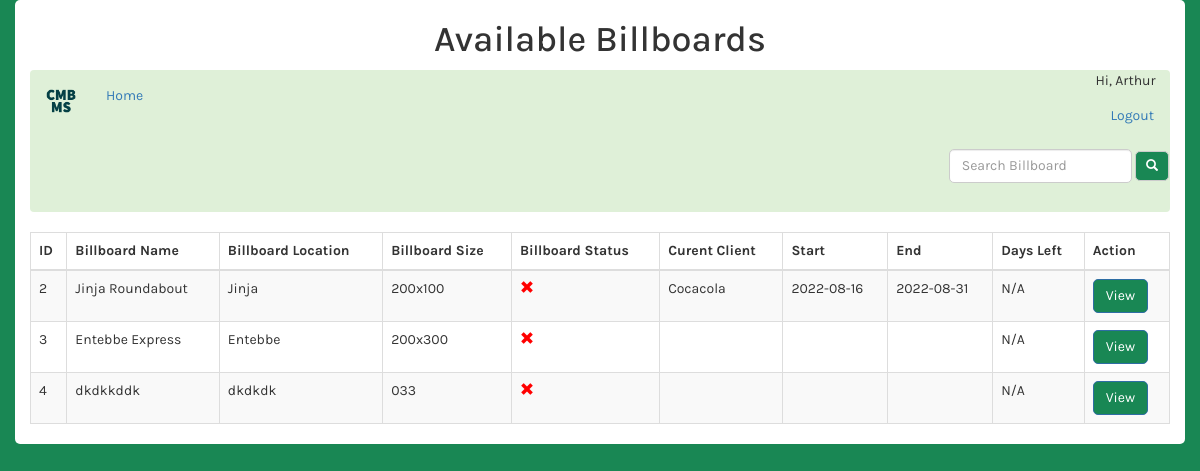
Before: /availableBillboards.php (signed in) with the older database file.
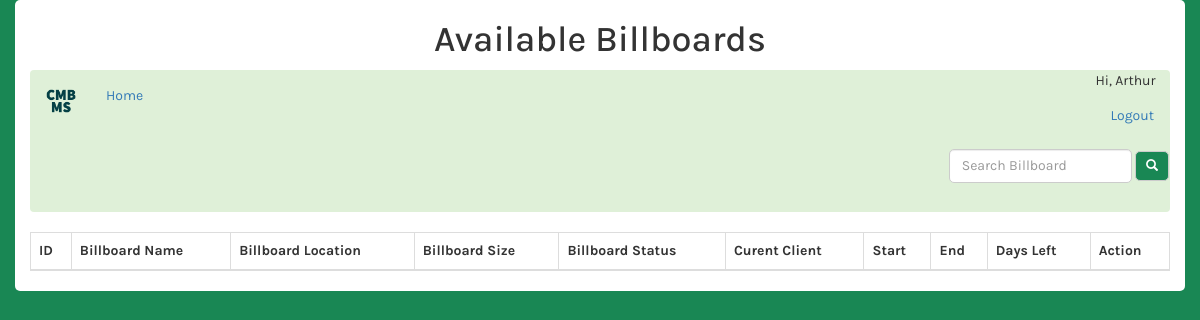
After: the same page with the newer database file.
### tables this page shows
CREATE TABLE users (
        id INTEGER PRIMARY KEY AUTOINCREMENT,
        password CHAR(128) NOT NULL,
        email CHAR(128) NOT NULL,
        firstname CHAR(128) NOT NULL,
        lastname CHAR(128) NOT NULL,
        phonenumber TEXT,
        role TEXT
    );

CREATE TABLE billboards (
    id INTEGER PRIMARY KEY AUTOINCREMENT,
    name CHAR(128) NOT NULL,
    location CHAR(128) NOT NULL,
    size TEXT,
    status TEXT CHECK(status IN ('active', 'inactive')) NOT NULL DEFAULT 'active',
    price INTEGER,
    client TEXT,
    startdate DATE,
    enddate DATE,
    addedby INTEGER, "picture",
    FOREIGN KEY(addedby) REFERENCES users(id)
);

### availableBillboards.php (the view, shortened to what this page needs)
<?php include 'databaseConnection.php';
$sql = "SELECT * FROM billboards WHERE status = 'inactive'";
$stmt = $db->prepare($sql);
$stmt->execute();
$billboards = $stmt->fetchAll(PDO::FETCH_ASSOC);
$sql = "SELECT firstname FROM users WHERE id = :id";
$stmt = $db->prepare($sql);
$stmt->bindParam(':id', $_SESSION['id']);
$stmt->execute();
$firstname = $stmt->fetchColumn();
?>
<!DOCTYPE html>
<html>
<head>
    <link rel="stylesheet" href="https://maxcdn.bootstrapcdn.com/bootstrap/3.3.7/css/bootstrap.min.css">
</head>
<body>
    <div class="container">
        <h1>Available Billboards</h1>
        <nav class="navbar bg-success">
            <div class="container-fluid">
                <div class="navbar-header">
                    <a class="navbar-brand" href="index.php">
                        <img alt="Brand" src="images/logo.png" width="30" height="30">
                    </a>
                </div>
                <ul class="nav navbar-nav">
                    <li><a href="index.php">Home</a></li>
                </ul>
                <ul class="nav navbar-nav navbar-right">
                    <li>
                        <span>Hi, <?php echo $firstname ?></span>
                        <a href="logout.php">Logout</a>
                    </li>
                </ul>
            </div>
            <form class="navbar-form navbar-right" action="search.php" method="POST">
                <div class="form-group">
                    <input type="text" class="form-control" placeholder="Search Billboard" name="search">
                    <button type="submit" class="btn btn-default btn-sm">
                        <span class="glyphicon glyphicon-search"></span>
                    </button>
                </div>
            </form>
        </nav>
        <div class="col">
            <div>
                <table class="table table-striped table-bordered">
                    <thead>
                        <tr>
                            <th>ID</th>
                            <th>Billboard Name</th>
                            <th>Billboard Location</th>
                            <th>Billboard Size</th>
                            <th>Billboard Status</th>
                            <th>Curent Client</th>
                            <th>Start</th>
                            <th>End</th>
                            <th>Days Left</th>
                            <th>Action</th>
                        </tr>
                    </thead>
                    <tbody>
                        <?php foreach ($billboards as $billboard) : ?>
                            <tr>
                                <td><?php echo $billboard['id']; ?></td>
                                <td><?php echo $billboard['name']; ?></td>
                                <td><?php echo $billboard['location']; ?></td>
                                <td><?php echo $billboard['size']; ?></td>
                                <td><?php
                                    if ($billboard['status'] == 'active') {
                                        echo '<span class="glyphicon glyphicon-ok" style="color:green;"></span>';
                                    } else {
                                        echo '<span class="glyphicon glyphicon-remove" style="color:red;"></span>';
                                    }
                                    ?></td>
                                <td><?php echo $billboard['client']; ?></td>
                                <td><?php echo $billboard['startdate']; ?></td>
                                <td><?php echo $billboard['enddate']; ?></td>
                                <td>
                                    <?php
                                    if ($billboard['status'] == 'active') {
                                        $currentdate = date('Y-m-d');
                                        $enddate = $billboard['enddate'];
                                        $daysleft = (strtotime($enddate) - strtotime($currentdate)) / (60 * 60 * 24);
                                        echo $daysleft;
                                    } else {
                                        echo 'N/A';
                                    }
                                    ?>
                                </td>
                                <td>
                                    <a href="billboard.php?id=<?php echo $billboard['id']; ?>" class="btn btn-primary">View</a>
                                </td>
                            </tr>
                        <?php endforeach; ?>
                    </tbody>
                </table>
            </div>
        </div>
    </div>
</body>
</html>

### availableBillboards.php (style rules this page uses)
body { background-color: #198754; font-family: 'Karla', sans-serif; }
.container { margin: auto; background-color: #fff; border-radius: 5px; }
.container h1 { text-align: center; }
.container .form-group { margin-bottom: 20px; }
.container .form-control { border-radius: 5px; }
.container .btn { border-radius: 5px; background-color: #198754; color: #fff; }

Changed rows visible on the page:
removed billboards: id "2", name "Jinja Roundabout", location "Jinja", size "200x100", status "inactive" (drawn), client "Cocacola", startdate "2022-08-16", enddate "2022-08-31"
removed billboards: id "3", name "Entebbe Express", location "Entebbe", size "200x300", status "inactive" (drawn)
removed billboards: id "4", name "dkdkkddk", location "dkdkdk", size "033", status "inactive" (drawn)
